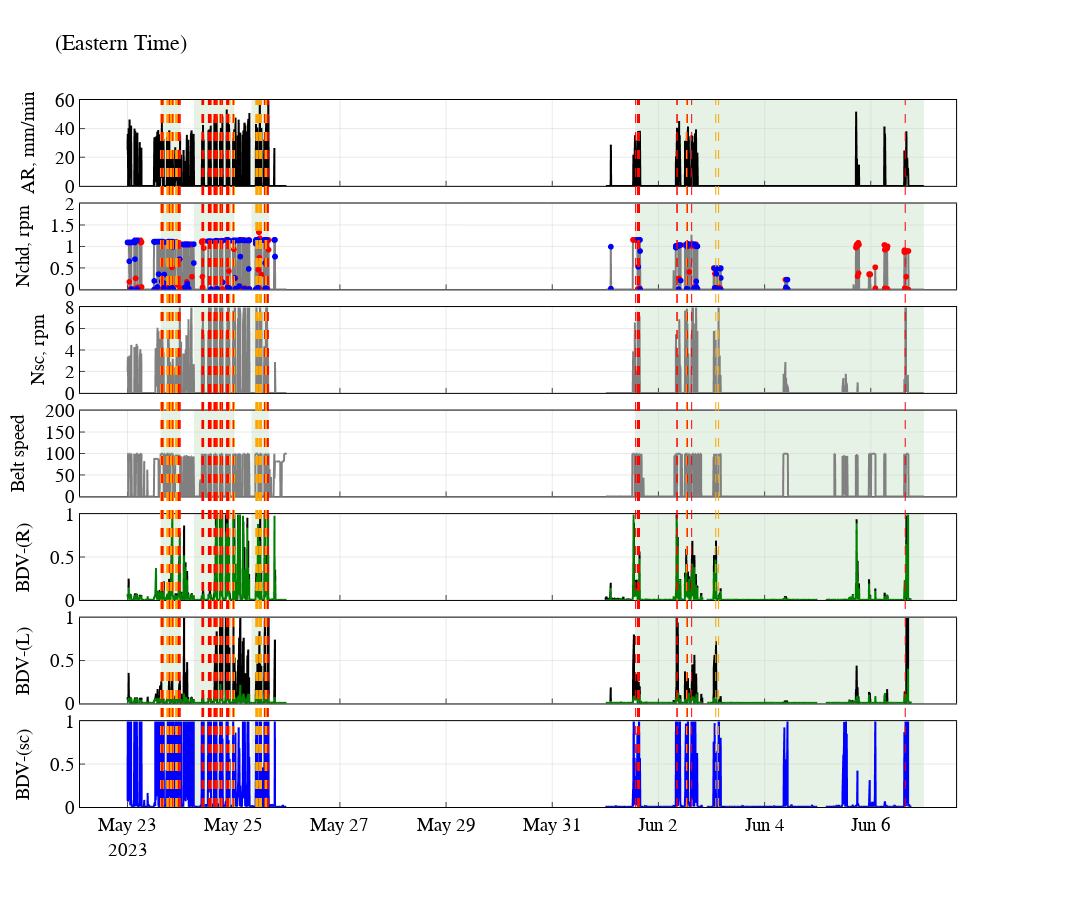

Notebook source saved alongside this figure:
### Code cell
import plotly.graph_objects as go; import numpy as np
from plotly.subplots import make_subplots
from plotly_resampler import FigureResampler, FigureWidgetResampler
from plotly.offline import init_notebook_mode, iplot
init_notebook_mode(connected=True)  


row=7
def plot(data_advance):
    fig =  FigureResampler(make_subplots(rows = row, cols=1, vertical_spacing = 0.025,shared_xaxes=True,  
                                                                   specs=[[{"secondary_y": True}]]*row
                                                                       ))

    #fig.add_trace(go.Scattergl(name='noisy sine', showlegend=False, line=dict(color='black'), text=data['QWV_Advance_number'].values, hovertemplate='adv#: %{text}',), hf_x=data['Time'], hf_y=data['QDV_Advance_speed'], col=1, row=1)

    fig.add_trace(go.Scattergl(name='noisy sine', showlegend=False, line=dict(color='black')), hf_x=data_advance['count'], hf_y=data_advance['qdv_advance_speed_fixed'], col=1, row=1)
    fig.add_trace(go.Scattergl(name='noisy sine', showlegend=False, line=dict(color='grey')), hf_x=data_advance['count'], hf_y=data_advance['qdv_main_drive_speed'], col=1, row=2)
    fig.add_trace(go.Scattergl(name='noisy sine', showlegend=False, mode = 'markers', marker=dict(color='red')), hf_x=data_advance.loc[data_advance['chd_direction']>0, 'count'], hf_y=  data_advance.loc[data_advance['chd_direction']>0, 'qdv_main_drive_speed'], col=1, row=2)
    fig.add_trace(go.Scattergl(name='noisy sine', showlegend=False, mode = 'markers', marker=dict(color='blue')), hf_x=data_advance.loc[data_advance['chd_direction']<0, 'count'], hf_y=  data_advance.loc[data_advance['chd_direction']<0, 'qdv_main_drive_speed'], col=1, row=2)
    
    fig.add_trace(go.Scattergl(name='noisy sine', showlegend=False, line=dict(color='grey')), hf_x=data_advance['count'], hf_y=data_advance['qdv_screw_conveyor_speed'], col=1, row=3)
    fig.add_trace(go.Scattergl(name='noisy sine', showlegend=False, line=dict(color='grey')), hf_x=data_advance['count'], hf_y=data_advance['qdv_back_up_belt_01_speed'], col=1, row=4)

    fig.add_trace(go.Scattergl(name='noisy sine', showlegend=False, line=dict(color='black')), hf_x=data_advance['count'], hf_y=data_advance['bdv_e'], col=1, row=5)
    fig.add_trace(go.Scattergl(name='noisy sine', showlegend=False, line=dict(color='green')), hf_x=data_advance['count'], hf_y=data_advance['bdv_b3z'], col=1, row=5)


    fig.add_trace(go.Scattergl(name='noisy sine', showlegend=False, line=dict(color='black')), hf_x=data_advance['count'], hf_y=data_advance['bdv_c'], col=1, row=6)
    fig.add_trace(go.Scattergl(name='noisy sine', showlegend=False, line=dict(color='green')), hf_x=data_advance['count'], hf_y=data_advance['bdv_d'], col=1, row=6)

    fig.add_trace(go.Scattergl(name='noisy sine', showlegend=False, line=dict(color='blue')), hf_x=data_advance['count'], hf_y=data_advance['bdv_a3z'], col=1, row=7)

    
    for time in data_cam.loc[data_cam[' Rock Size']==0.5, 'Time (Eastern Standard Time)'].values:
        fig.add_shape(type="line", yref="paper", 
            x0=time, y0=0, x1=time, y1=1,
            line=dict(color="orange",width=1, dash = 'dash')
        )
    for time in data_cam.loc[data_cam[' Rock Size']==1, 'Time (Eastern Standard Time)'].values:
        fig.add_shape(type="line", yref="paper", 
            x0=time, y0=0, x1=time, y1=1,
            line=dict(color="red",width=1, dash = 'dash')
        )
    for time in cam_on:
        fig.add_vrect(
        x0=time[0], x1=time[1],
        fillcolor="green", opacity=0.1,
        layer="below", line_width=0,
        )
    
    fig.update_yaxes(title='', showgrid=True,  gridwidth=0.5, gridcolor='lightgrey',tickfont=dict(size=19),
                               ticks='inside' ,   
                               linecolor= 'black',
                         zerolinecolor= 'black',
                                linewidth= 1,
                         zerolinewidth= 1,
                                mirror= True)

    fig.update_xaxes(title='',  showgrid=True,  gridwidth=0.5, gridcolor='lightgrey', tickfont=dict(size=19),
                               ticks='inside' ,   
                               linecolor= 'black',
                                linewidth= 1,
                                mirror= True,
                             #  dtick=5,
    #                                     tickmode = 'array',
    #                                    tickvals = np.array(indexes),
    #                                    ticktext = unique 
                    )

    fig.update_yaxes(title='AR, mm/min', range=[0,60], col=1, row=1)
    fig.update_yaxes(title='Nchd, rpm', range=[0,2], col=1, row=2)
    fig.update_yaxes(title='Nsc, rpm', range=[0,8], col=1, row=3)
    fig.update_yaxes(title='Belt speed', range=[0,200], col=1, row=4)

    fig.update_yaxes(title='BDV-(R)', range=[0,1], col=1, row=5)
    fig.update_yaxes(title='BDV-(L)', range=[0,1], col=1, row=6)
    fig.update_yaxes(title='BDV-(sc)', range=[0,1], col=1, row=7)




    fig.update_layout(title = '(Eastern Time)', paper_bgcolor='white', plot_bgcolor='white',
                              height=900, width=1320, #width=1800, 

                            font=dict(
                                family="Helvetica",
                                size=16,
                                color="black"
                            ),

                             )
    fig.show()
    #fig.show_dash(port='1001')
plot(data_all)
